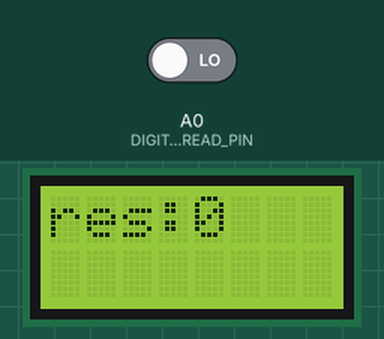
Recording of a sketch running on a simulated Arduino Uno, built with avr-gcc and run on an emulated ATmega328P. Shown: 8×2 character LCD. Inputs (shaded band) come from the test bench; at power-on: A0 (DIGITAL_READ_PIN) LOW.

Above: at 1.2 s.
1.3 s: A0 (DIGITAL_READ_PIN) driven HIGH
At 3.1 s:
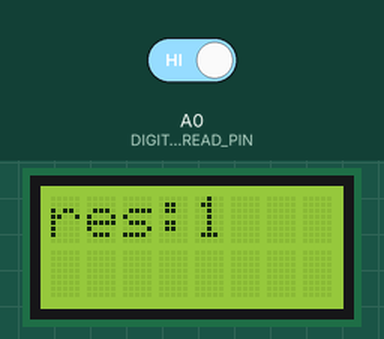
Timing chart, 0 to 4.6 s (numbered marks = the images above; inputs shaded):
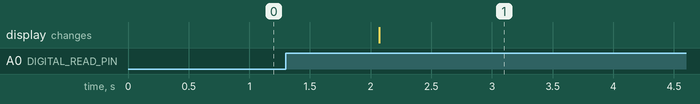

Measured:
- after the input at 1.3 s, the display: changes after 0.77 s (image 1)

The sketch:

digital_read_lcd.ino
```cpp
#include <LiquidCrystal.h>
#define DIGITAL_READ_PIN A0 // Arduino pin that connects to AOUT pin of moisture sensor

// initialize the library with the numbers of the interface pins
LiquidCrystal lcd(11, 12, 6, 7, 4, 5);

void show(String s){
    lcd.clear();
    lcd.setCursor(0, 0);
    lcd.print(s);
}

void setup() {
    // set up the LCD's number of columns and rows:
    lcd.begin(8, 2);
    Serial.begin(115200);
    pinMode(DIGITAL_READ_PIN, INPUT);
}

void loop() {
    int data = digitalRead(DIGITAL_READ_PIN); // read the analog value from sensor
    show("res:" + String(data)) ;
    delay(1000);

    /*
    int moisture = analogRead(Ain_PIN); // read the analog value from sensor

    Serial.print("Moisture: ");
    Serial.println(moisture);

    delay(500);
    */
}
```
